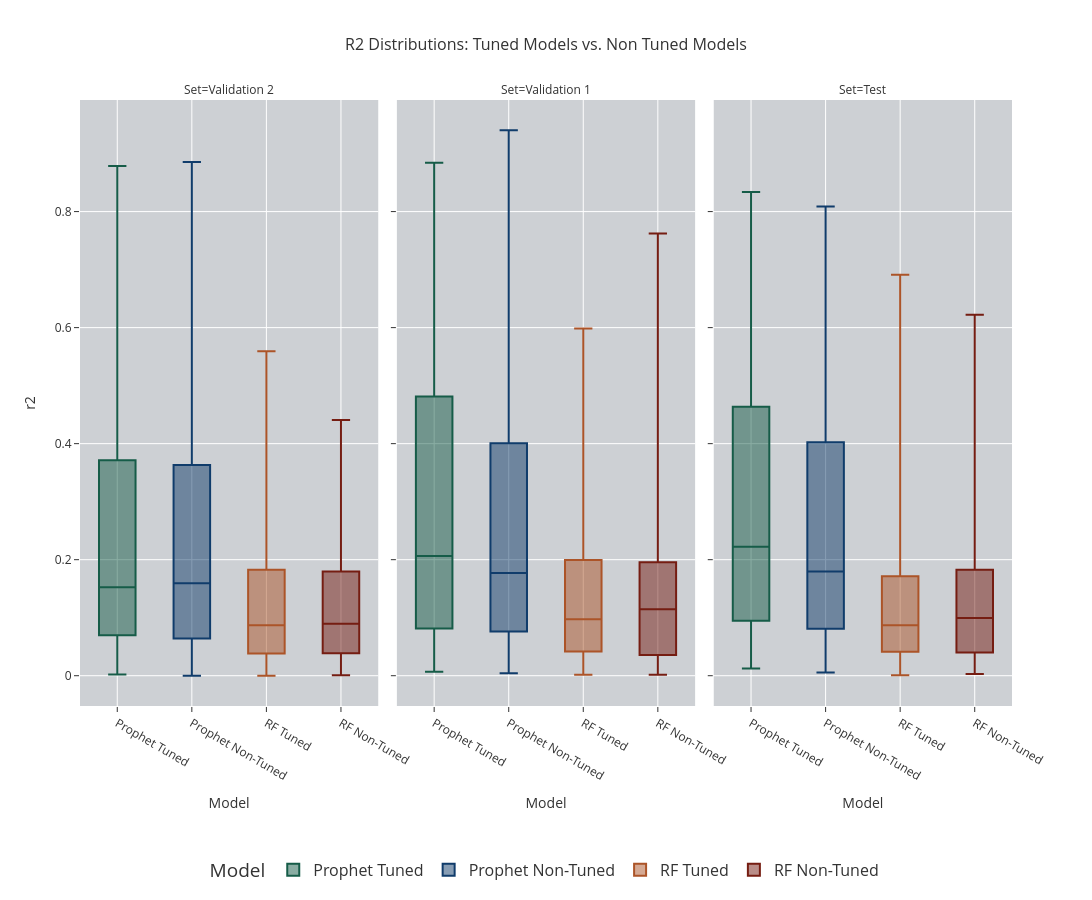

Notebook cell for this chart:
### Code cell
Box = px.box(
    title='R2 Distributions: Tuned Models vs. Non Tuned Models',
    data_frame=df_Metrics,
    x='Model',
    y='r2',
    width=1500,
    height=900,
    color='Model',
    color_discrete_map=color_discrete_map,
    template='ggplot2',
    facet_col='Set',
    points=False,
)

Box.update_layout(
     title_font=dict(size=16),  # Set the title font size
    font=dict(size=12),  # Set general font size for labels and axis titles
            hoverlabel=dict(
                font_size=20  # Set font size for hover data
            ),
             legend=dict(
                orientation='h',       
                yanchor='bottom',     
                y=-0.3,               
                xanchor='center',      
                 x=0.5,                 
                font=dict(size=16)     
            ),
            plot_bgcolor="#CDD0D4", 
)

Box.show()

### Figure 1 — Plotly figure (JSON) as saved in the notebook; plotly's stock layout.template omitted (floating-point values rounded to 4 significant figures; data arrays with more than 128 entries replaced by an {"elided": "..."} marker saying what was removed)
{"data": [{"alignmentgroup": "True", "boxpoints": false, "hovertemplate": "Model=%{x}<br>Set=Validation 2<br>r2=%{y}<extra></extra>", "legendgroup": "Prophet Tuned", "marker": {"color": "#165C48"}, "name": "Prophet Tuned", "notched": false, "offsetgroup": "Prophet Tuned", "orientation": "v", "showlegend": true, "type": "box", "x": {"elided": "141 str values"}, "x0": " ", "xaxis": "x", "y": {"elided": "141 float values"}, "y0": " ", "yaxis": "y"}, {"alignmentgroup": "True", "boxpoints": false, "hovertemplate": "Model=%{x}<br>Set=Validation 1<br>r2=%{y}<extra></extra>", "legendgroup": "Prophet Tuned", "marker": {"color": "#165C48"}, "name": "Prophet Tuned", "notched": false, "offsetgroup": "Prophet Tuned", "orientation": "v", "showlegend": false, "type": "box", "x": {"elided": "162 str values"}, "x0": " ", "xaxis": "x2", "y": {"elided": "162 float values"}, "y0": " ", "yaxis": "y2"}, {"alignmentgroup": "True", "boxpoints": false, "hovertemplate": "Model=%{x}<br>Set=Test<br>r2=%{y}<extra></extra>", "legendgroup": "Prophet Tuned", "marker": {"color": "#165C48"}, "name": "Prophet Tuned", "notched": false, "offsetgroup": "Prophet Tuned", "orientation": "v", "showlegend": false, "type": "box", "x": ["Prophet Tuned", "Prophet Tuned", "Prophet Tuned", "Prophet Tuned", "Prophet Tuned", "Prophet Tuned", "Prophet Tuned", "Prophet Tuned", "Prophet Tuned", "Prophet Tuned", "Prophet Tuned", "Prophet Tuned", "Prophet Tuned", "Prophet Tuned", "Prophet Tuned", "Prophet Tuned", "Prophet Tuned", "Prophet Tuned", "Prophet Tuned", "Prophet Tuned", "Prophet Tuned", "Prophet Tuned", "Prophet Tuned", "Prophet Tuned", "Prophet Tuned", "Prophet Tuned", "Prophet Tuned", "Prophet Tuned", "Prophet Tuned", "Prophet Tuned", "Prophet Tuned", "Prophet Tuned", "Prophet Tuned", "Prophet Tuned", "Prophet Tuned", "Prophet Tuned", "Prophet Tuned", "Prophet Tuned", "Prophet Tuned", "Prophet Tuned", "Prophet Tuned", "Prophet Tuned", "Prophet Tuned", "Prophet Tuned", "Prophet Tuned", "Prophet Tuned", "Prophet Tuned", "Prophet Tuned", "Prophet Tuned", "Prophet Tuned", "Prophet Tuned", "Prophet Tuned", "Prophet Tuned", "Prophet Tuned", "Prophet Tuned", "Prophet Tuned", "Prophet Tuned", "Prophet Tuned", "Prophet Tuned", "Prophet Tuned", "Prophet Tuned", "Prophet Tuned", "Prophet Tuned", "Prophet Tuned", "Prophet Tuned", "Prophet Tuned", "Prophet Tuned", "Prophet Tuned", "Prophet Tuned", "Prophet Tuned", "Prophet Tuned", "Prophet Tuned", "Prophet Tuned", "Prophet Tuned", "Prophet Tuned", "Prophet Tuned", "Prophet Tuned", "Prophet Tuned", "Prophet Tuned", "Prophet Tuned", "Prophet Tuned", "Prophet Tuned", "Prophet Tuned", "Prophet Tuned", "Prophet Tuned", "Prophet Tuned", "Prophet Tuned", "Prophet Tuned"], "x0": " ", "xaxis": "x3", "y": [0.4035, 0.1466, 0.5455, 0.01948, 0.01353, 0.2537, 0.1064, 0.02274, 0.05167, 0.2841, 0.7745, 0.8254, 0.1988, 0.223, 0.7229, 0.3168, 0.01231, 0.2032, 0.04144, 0.1636, 0.1231, 0.5789, 0.06691, 0.4376, 0.0162, 0.8336, 0.4083, 0.4651, 0.8042, 0.7727, 0.1978, 0.1896, 0.3894, 0.6651, 0.4618, 0.229, 0.6272, 0.1, 0.7886, 0.07667, 0.02616, 0.09568, 0.5704, 0.22, 0.3241, 0.6705, 0.0858, 0.2522, 0.1433, 0.6007, 0.01632, 0.02158, 0.06432, 0.0374, 0.1851, 0.05432, 0.1249, 0.7124, 0.2556, 0.7934, 0.1149, 0.09408, 0.3279, 0.3246, 0.09126, 0.2708, 0.06103, 0.1192, 0.5515, 0.1161, 0.4353, 0.5846, 0.6837, 0.03719, 0.7622, 0.139, 0.2559, 0.07361, 0.1964, 0.02801, 0.333, 0.2486, 0.15, 0.138, 0.376, 0.2213, 0.2656, 0.5861], "y0": " ", "yaxis": "y3"}, {"alignmentgroup": "True", "boxpoints": false, "hovertemplate": "Model=%{x}<br>Set=Validation 2<br>r2=%{y}<extra></extra>", "legendgroup": "Prophet Non-Tuned", "marker": {"color": "#103C6B"}, "name": "Prophet Non-Tuned", "notched": false, "offsetgroup": "Prophet Non-Tuned", "orientation": "v", "showlegend": true, "type": "box", "x": {"elided": "151 str values"}, "x0": " ", "xaxis": "x", "y": {"elided": "151 float values"}, "y0": " ", "yaxis": "y"}, {"alignmentgroup": "True", "boxpoints": false, "hovertemplate": "Model=%{x}<br>Set=Validation 1<br>r2=%{y}<extra></extra>", "legendgroup": "Prophet Non-Tuned", "marker": {"color": "#103C6B"}, "name": "Prophet Non-Tuned", "notched": false, "offsetgroup": "Prophet Non-Tuned", "orientation": "v", "showlegend": false, "type": "box", "x": {"elided": "164 str values"}, "x0": " ", "xaxis": "x2", "y": {"elided": "164 float values"}, "y0": " ", "yaxis": "y2"}, {"alignmentgroup": "True", "boxpoints": false, "hovertemplate": "Model=%{x}<br>Set=Test<br>r2=%{y}<extra></extra>", "legendgroup": "Prophet Non-Tuned", "marker": {"color": "#103C6B"}, "name": "Prophet Non-Tuned", "notched": false, "offsetgroup": "Prophet Non-Tuned", "orientation": "v", "showlegend": false, "type": "box", "x": ["Prophet Non-Tuned", "Prophet Non-Tuned", "Prophet Non-Tuned", "Prophet Non-Tuned", "Prophet Non-Tuned", "Prophet Non-Tuned", "Prophet Non-Tuned", "Prophet Non-Tuned", "Prophet Non-Tuned", "Prophet Non-Tuned", "Prophet Non-Tuned", "Prophet Non-Tuned", "Prophet Non-Tuned", "Prophet Non-Tuned", "Prophet Non-Tuned", "Prophet Non-Tuned", "Prophet Non-Tuned", "Prophet Non-Tuned", "Prophet Non-Tuned", "Prophet Non-Tuned", "Prophet Non-Tuned", "Prophet Non-Tuned", "Prophet Non-Tuned", "Prophet Non-Tuned", "Prophet Non-Tuned", "Prophet Non-Tuned", "Prophet Non-Tuned", "Prophet Non-Tuned", "Prophet Non-Tuned", "Prophet Non-Tuned", "Prophet Non-Tuned", "Prophet Non-Tuned", "Prophet Non-Tuned", "Prophet Non-Tuned", "Prophet Non-Tuned", "Prophet Non-Tuned", "Prophet Non-Tuned", "Prophet Non-Tuned", "Prophet Non-Tuned", "Prophet Non-Tuned", "Prophet Non-Tuned", "Prophet Non-Tuned", "Prophet Non-Tuned", "Prophet Non-Tuned", "Prophet Non-Tuned", "Prophet Non-Tuned", "Prophet Non-Tuned", "Prophet Non-Tuned", "Prophet Non-Tuned", "Prophet Non-Tuned", "Prophet Non-Tuned", "Prophet Non-Tuned", "Prophet Non-Tuned", "Prophet Non-Tuned", "Prophet Non-Tuned", "Prophet Non-Tuned", "Prophet Non-Tuned", "Prophet Non-Tuned", "Prophet Non-Tuned", "Prophet Non-Tuned", "Prophet Non-Tuned", "Prophet Non-Tuned", "Prophet Non-Tuned", "Prophet Non-Tuned", "Prophet Non-Tuned", "Prophet Non-Tuned", "Prophet Non-Tuned", "Prophet Non-Tuned", "Prophet Non-Tuned", "Prophet Non-Tuned", "Prophet Non-Tuned", "Prophet Non-Tuned", "Prophet Non-Tuned", "Prophet Non-Tuned", "Prophet Non-Tuned", "Prophet Non-Tuned", "Prophet Non-Tuned", "Prophet Non-Tuned", "Prophet Non-Tuned", "Prophet Non-Tuned", "Prophet Non-Tuned", "Prophet Non-Tuned", "Prophet Non-Tuned", "Prophet Non-Tuned", "Prophet Non-Tuned", "Prophet Non-Tuned", "Prophet Non-Tuned", "Prophet Non-Tuned", "Prophet Non-Tuned", "Prophet Non-Tuned", "Prophet Non-Tuned", "Prophet Non-Tuned", "Prophet Non-Tuned", "Prophet Non-Tuned", "Prophet Non-Tuned", "Prophet Non-Tuned", "Prophet Non-Tuned", "Prophet Non-Tuned", "Prophet Non-Tuned", "Prophet Non-Tuned", "Prophet Non-Tuned", "Prophet Non-Tuned", "Prophet Non-Tuned", "Prophet Non-Tuned", "Prophet Non-Tuned", "Prophet Non-Tuned", "Prophet Non-Tuned", "Prophet Non-Tuned", "Prophet Non-Tuned", "Prophet Non-Tuned", "Prophet Non-Tuned"], "x0": " ", "xaxis": "x3", "y": [0.4186, 0.09002, 0.01388, 0.1355, 0.4272, 0.1797, 0.754, 0.3653, 0.8063, 0.06679, 0.07427, 0.224, 0.1708, 0.621, 0.3549, 0.3351, 0.2986, 0.08644, 0.1488, 0.3419, 0.5967, 0.08316, 0.1358, 0.02449, 0.1541, 0.03138, 0.03331, 0.5703, 0.03697, 0.8088, 0.1472, 0.1745, 0.4893, 0.7851, 0.1336, 0.1511, 0.1085, 0.1767, 0.3819, 0.01631, 0.3461, 0.2061, 0.4713, 0.0664, 0.754, 0.0711, 0.3119, 0.156, 0.2454, 0.3289, 0.4649, 0.6537, 0.1908, 0.3145, 0.6886, 0.08072, 0.2643, 0.07929, 0.2515, 0.08256, 0.07332, 0.06187, 0.4475, 0.01472, 0.05301, 0.3222, 0.06395, 0.2386, 0.005377, 0.1421, 0.7258, 0.007417, 0.7871, 0.4743, 0.08248, 0.07802, 0.2679, 0.363, 0.1131, 0.2201, 0.4668, 0.3738, 0.5738, 0.5882, 0.2919, 0.07554, 0.5589, 0.1086, 0.0688, 0.7625, 0.08533, 0.1078, 0.1588, 0.02213, 0.006062, 0.1939, 0.01393, 0.3891, 0.4173, 0.1492, 0.3017, 0.06993, 0.07484, 0.08378, 0.4068, 0.2139, 0.01307, 0.4116, 0.106, 0.6357, 0.08378], "y0": " ", "yaxis": "y3"}, {"alignmentgroup": "True", "boxpoints": false, "hovertemplate": "Model=%{x}<br>Set=Validation 2<br>r2=%{y}<extra></extra>", "legendgroup": "RF Tuned", "marker": {"color": "#AC5428"}, "name": "RF Tuned", "notched": false, "offsetgroup": "RF Tuned", "orientation": "v", "showlegend": true, "type": "box", "x": ["RF Tuned", "RF Tuned", "RF Tuned", "RF Tuned", "RF Tuned", "RF Tuned", "RF Tuned", "RF Tuned", "RF Tuned", "RF Tuned", "RF Tuned", "RF Tuned", "RF Tuned", "RF Tuned", "RF Tuned", "RF Tuned", "RF Tuned", "RF Tuned", "RF Tuned", "RF Tuned", "RF Tuned", "RF Tuned", "RF Tuned", "RF Tuned", "RF Tuned", "RF Tuned", "RF Tuned", "RF Tuned", "RF Tuned", "RF Tuned", "RF Tuned", "RF Tuned", "RF Tuned", "RF Tuned", "RF Tuned", "RF Tuned", "RF Tuned", "RF Tuned", "RF Tuned", "RF Tuned", "RF Tuned", "RF Tuned", "RF Tuned", "RF Tuned", "RF Tuned", "RF Tuned", "RF Tuned", "RF Tuned", "RF Tuned", "RF Tuned", "RF Tuned", "RF Tuned", "RF Tuned", "RF Tuned", "RF Tuned", "RF Tuned", "RF Tuned", "RF Tuned", "RF Tuned", "RF Tuned", "RF Tuned", "RF Tuned", "RF Tuned", "RF Tuned", "RF Tuned", "RF Tuned", "RF Tuned", "RF Tuned", "RF Tuned", "RF Tuned", "RF Tuned", "RF Tuned", "RF Tuned", "RF Tuned", "RF Tuned", "RF Tuned", "RF Tuned", "RF Tuned", "RF Tuned", "RF Tuned", "RF Tuned", "RF Tuned", "RF Tuned", "RF Tuned", "RF Tuned", "RF Tuned", "RF Tuned", "RF Tuned", "RF Tuned", "RF Tuned", "RF Tuned", "RF Tuned", "RF Tuned", "RF Tuned", "RF Tuned", "RF Tuned", "RF Tuned", "RF Tuned", "RF Tuned", "RF Tuned", "RF Tuned", "RF Tuned", "RF Tuned", "RF Tuned", "RF Tuned", "RF Tuned", "RF Tuned", "RF Tuned", "RF Tuned", "RF Tuned", "RF Tuned", "RF Tuned", "RF Tuned", "RF Tuned", "RF Tuned", "RF Tuned", "RF Tuned", "RF Tuned"], "x0": " ", "xaxis": "x", "y": [1.791e-05, 0.2799, 0.3211, 0.05632, 0.03682, 0.0002432, 0.03976, 0.1997, 0.1397, 0.0875, 0.01435, 0.08684, 0.06482, 0.1188, 0.1727, 0.4084, 0.03347, 0.003936, 0.3029, 0.3047, 0.346, 0.09363, 0.0152, 0.09721, 0.04742, 0.05209, 0.005172, 0.1287, 0.1226, 0.08557, 0.1123, 0.06201, 0.07135, 0.1757, 0.1898, 0.2844, 0.01051, 0.1923, 0.1076, 0.2988, 0.04468, 0.08605, 0.01391, 0.02813, 0.01601, 0.003297, 0.1827, 0.282, 0.2581, 0.3595, 0.1924, 0.1063, 0.004532, 0.1145, 0.08838, 0.1883, 0.2427, 0.04184, 0.009329, 0.03742, 0.1191, 0.01084, 0.04648, 0.163, 0.1046, 0.2795, 0.07506, 0.09696, 0.05701, 0.5591, 0.1298, 0.03185, 0.06064, 0.2604, 0.03791, 0.2102, 0.05889, 0.02618, 0.07183, 0.08755, 0.04909, 0.005086, 0.03831, 0.07164, 0.1396, 0.0157, 0.03989, 0.03662, 0.02982, 0.2361, 0.08704, 0.3679, 0.4866, 0.04376, 0.1484, 0.0984, 0.1429, 0.1235, 0.3068, 0.02075, 0.1758, 0.2222, 0.01951, 0.07167, 0.3598, 0.2655, 0.2245, 0.01471, 0.04588, 0.08562, 0.05688, 0.04912, 0.1801, 0.07796, 0.1656, 0.01861, 0.006441, 0.08255], "y0": " ", "yaxis": "y"}, {"alignmentgroup": "True", "boxpoints": false, "hovertemplate": "Model=%{x}<br>Set=Validation 1<br>r2=%{y}<extra></extra>", "legendgroup": "RF Tuned", "marker": {"color": "#AC5428"}, "name": "RF Tuned", "notched": false, "offsetgroup": "RF Tuned", "orientation": "v", "showlegend": false, "type": "box", "x": ["RF Tuned", "RF Tuned", "RF Tuned", "RF Tuned", "RF Tuned", "RF Tuned", "RF Tuned", "RF Tuned", "RF Tuned", "RF Tuned", "RF Tuned", "RF Tuned", "RF Tuned", "RF Tuned", "RF Tuned", "RF Tuned", "RF Tuned", "RF Tuned", "RF Tuned", "RF Tuned", "RF Tuned", "RF Tuned", "RF Tuned", "RF Tuned", "RF Tuned", "RF Tuned", "RF Tuned", "RF Tuned", "RF Tuned", "RF Tuned", "RF Tuned", "RF Tuned", "RF Tuned", "RF Tuned", "RF Tuned", "RF Tuned", "RF Tuned", "RF Tuned", "RF Tuned", "RF Tuned", "RF Tuned", "RF Tuned", "RF Tuned", "RF Tuned", "RF Tuned", "RF Tuned", "RF Tuned", "RF Tuned", "RF Tuned", "RF Tuned", "RF Tuned", "RF Tuned", "RF Tuned", "RF Tuned", "RF Tuned", "RF Tuned", "RF Tuned", "RF Tuned", "RF Tuned", "RF Tuned", "RF Tuned", "RF Tuned", "RF Tuned", "RF Tuned", "RF Tuned", "RF Tuned", "RF Tuned", "RF Tuned", "RF Tuned", "RF Tuned", "RF Tuned", "RF Tuned", "RF Tuned", "RF Tuned", "RF Tuned", "RF Tuned", "RF Tuned", "RF Tuned", "RF Tuned", "RF Tuned", "RF Tuned", "RF Tuned", "RF Tuned", "RF Tuned", "RF Tuned", "RF Tuned", "RF Tuned", "RF Tuned", "RF Tuned", "RF Tuned", "RF Tuned", "RF Tuned", "RF Tuned", "RF Tuned", "RF Tuned", "RF Tuned", "RF Tuned", "RF Tuned", "RF Tuned", "RF Tuned", "RF Tuned", "RF Tuned", "RF Tuned", "RF Tuned", "RF Tuned", "RF Tuned", "RF Tuned", "RF Tuned", "RF Tuned", "RF Tuned", "RF Tuned"], "x0": " ", "xaxis": "x2", "y": [0.003873, 0.04487, 0.05637, 0.5169, 0.1304, 0.1362, 0.2006, 0.1206, 0.05369, 0.02741, 0.2122, 0.1857, 0.209, 0.02554, 0.1128, 0.2201, 0.0519, 0.05849, 0.4861, 0.0572, 0.2684, 0.03569, 0.1226, 0.1782, 0.04817, 0.02305, 0.1643, 0.2876, 0.02506, 0.1539, 0.1933, 0.06444, 0.04296, 0.01417, 0.198, 0.03569, 0.278, 0.001681, 0.159, 0.3062, 0.2142, 0.0137, 0.1168, 0.1879, 0.2889, 0.3083, 0.01607, 0.2454, 0.08066, 0.2176, 0.0631, 0.1609, 0.2626, 0.05173, 0.05077, 0.04348, 0.07859, 0.05749, 0.01121, 0.1153, 0.02794, 0.1582, 0.09407, 0.1268, 0.009965, 0.00242, 0.1439, 0.09044, 0.06585, 0.08335, 0.2098, 0.03376, 0.006339, 0.3177, 0.2645, 0.1863, 0.1385, 0.07753, 0.1555, 0.4897, 0.06845, 0.006045, 0.3788, 0.5775, 0.0413, 0.04556, 0.3327, 0.1834, 0.2106, 0.01403, 0.5987, 0.005045, 0.05777, 0.06198, 0.2582, 0.0788, 0.09617, 0.1328, 0.02511, 0.0187, 0.1999, 0.1038, 0.02106, 0.01845, 0.001613, 0.03317, 0.09957, 0.2441, 0.00723, 0.0974, 0.1513], "y0": " ", "yaxis": "y2"}, {"alignmentgroup": "True", "boxpoints": false, "hovertemplate": "Model=%{x}<br>Set=Test<br>r2=%{y}<extra></extra>", "legendgroup": "RF Tuned", "marker": {"color": "#AC5428"}, "name": "RF Tuned", "notched": false, "offsetgroup": "RF Tuned", "orientation": "v", "showlegend": false, "type": "box", "x": ["RF Tuned", "RF Tuned", "RF Tuned", "RF Tuned", "RF Tuned", "RF Tuned", "RF Tuned", "RF Tuned", "RF Tuned", "RF Tuned", "RF Tuned", "RF Tuned", "RF Tuned", "RF Tuned", "RF Tuned", "RF Tuned", "RF Tuned", "RF Tuned", "RF Tuned", "RF Tuned", "RF Tuned", "RF Tuned", "RF Tuned", "RF Tuned", "RF Tuned", "RF Tuned", "RF Tuned", "RF Tuned", "RF Tuned", "RF Tuned", "RF Tuned", "RF Tuned", "RF Tuned", "RF Tuned", "RF Tuned", "RF Tuned", "RF Tuned", "RF Tuned", "RF Tuned", "RF Tuned", "RF Tuned", "RF Tuned", "RF Tuned", "RF Tuned", "RF Tuned", "RF Tuned", "RF Tuned", "RF Tuned", "RF Tuned", "RF Tuned", "RF Tuned", "RF Tuned", "RF Tuned", "RF Tuned", "RF Tuned", "RF Tuned", "RF Tuned", "RF Tuned", "RF Tuned", "RF Tuned", "RF Tuned", "RF Tuned", "RF Tuned", "RF Tuned", "RF Tuned", "RF Tuned", "RF Tuned", "RF Tuned", "RF Tuned", "RF Tuned", "RF Tuned", "RF Tuned", "RF Tuned", "RF Tuned", "RF Tuned", "RF Tuned", "RF Tuned", "RF Tuned", "RF Tuned", "RF Tuned", "RF Tuned", "RF Tuned", "RF Tuned", "RF Tuned", "RF Tuned", "RF Tuned", "RF Tuned", "RF Tuned", "RF Tuned", "RF Tuned", "RF Tuned", "RF Tuned", "RF Tuned", "RF Tuned", "RF Tuned", "RF Tuned", "RF Tuned", "RF Tuned", "RF Tuned", "RF Tuned", "RF Tuned", "RF Tuned", "RF Tuned", "RF Tuned", "RF Tuned", "RF Tuned"], "x0": " ", "xaxis": "x3", "y": [0.4612, 0.2102, 0.05839, 0.203, 0.05221, 0.02159, 0.0361, 0.0605, 0.003248, 0.1141, 0.1029, 0.2118, 0.00173, 0.04255, 0.2981, 0.691, 0.0396, 0.6362, 0.1714, 0.04386, 0.1565, 0.2955, 0.0115, 0.04196, 0.05748, 0.0132, 0.06989, 0.5912, 0.01391, 0.002146, 0.1114, 0.1494, 0.1889, 0.1271, 0.009681, 0.01728, 0.1468, 0.0857, 0.2264, 0.07933, 0.08817, 0.1563, 0.05377, 0.09057, 0.09716, 0.08993, 0.1428, 0.005937, 0.08372, 0.01002, 0.03121, 0.04523, 0.05178, 0.03376, 0.04694, 0.2057, 0.09384, 0.107, 0.09255, 0.0575, 0.1316, 0.03535, 0.05768, 0.03177, 0.1055, 0.2685, 0.1922, 0.3361, 0.06441, 0.0007752, 0.01481, 0.1053, 0.0452, 0.05513, 0.0105, 0.3835, 0.1809, 0.5938, 0.02479, 0.5266, 0.04562, 0.09651, 0.02756, 0.1306, 0.02449, 0.1356, 0.04125, 0.06533, 0.1301, 0.1832, 0.4103, 0.3228, 0.02813, 0.03622, 0.1654, 0.136, 0.228, 0.01056, 0.07293, 0.1066, 0.3781, 0.07691, 0.2511, 0.6449, 0.04144, 0.05919], "y0": " ", "yaxis": "y3"}, {"alignmentgroup": "True", "boxpoints": false, "hovertemplate": "Model=%{x}<br>Set=Validation 2<br>r2=%{y}<extra></extra>", "legendgroup": "RF Non-Tuned", "marker": {"color": "#751D12"}, "name": "RF Non-Tuned", "notched": false, "offsetgroup": "RF Non-Tuned", "orientation": "v", "showlegend": true, "type": "box", "x": ["RF Non-Tuned", "RF Non-Tuned", "RF Non-Tuned", "RF Non-Tuned", "RF Non-Tuned", "RF Non-Tuned", "RF Non-Tuned", "RF Non-Tuned", "RF Non-Tuned", "RF Non-Tuned", "RF Non-Tuned", "RF Non-Tuned", "RF Non-Tuned", "RF Non-Tuned", "RF Non-Tuned", "RF Non-Tuned", "RF Non-Tuned", "RF Non-Tuned", "RF Non-Tuned", "RF Non-Tuned", "RF Non-Tuned", "RF Non-Tuned", "RF Non-Tuned", "RF Non-Tuned", "RF Non-Tuned", "RF Non-Tuned", "RF Non-Tuned", "RF Non-Tuned", "RF Non-Tuned", "RF Non-Tuned", "RF Non-Tuned", "RF Non-Tuned", "RF Non-Tuned", "RF Non-Tuned", "RF Non-Tuned", "RF Non-Tuned", "RF Non-Tuned", "RF Non-Tuned", "RF Non-Tuned", "RF Non-Tuned", "RF Non-Tuned", "RF Non-Tuned", "RF Non-Tuned", "RF Non-Tuned", "RF Non-Tuned", "RF Non-Tuned", "RF Non-Tuned", "RF Non-Tuned", "RF Non-Tuned", "RF Non-Tuned", "RF Non-Tuned", "RF Non-Tuned", "RF Non-Tuned", "RF Non-Tuned", "RF Non-Tuned", "RF Non-Tuned", "RF Non-Tuned", "RF Non-Tuned", "RF Non-Tuned", "RF Non-Tuned", "RF Non-Tuned", "RF Non-Tuned", "RF Non-Tuned", "RF Non-Tuned", "RF Non-Tuned", "RF Non-Tuned", "RF Non-Tuned", "RF Non-Tuned", "RF Non-Tuned", "RF Non-Tuned", "RF Non-Tuned", "RF Non-Tuned", "RF Non-Tuned", "RF Non-Tuned", "RF Non-Tuned", "RF Non-Tuned", "RF Non-Tuned", "RF Non-Tuned", "RF Non-Tuned", "RF Non-Tuned", "RF Non-Tuned", "RF Non-Tuned", "RF Non-Tuned", "RF Non-Tuned", "RF Non-Tuned", "RF Non-Tuned", "RF Non-Tuned", "RF Non-Tuned", "RF Non-Tuned", "RF Non-Tuned", "RF Non-Tuned", "RF Non-Tuned", "RF Non-Tuned", "RF Non-Tuned", "RF Non-Tuned", "RF Non-Tuned", "RF Non-Tuned", "RF Non-Tuned", "RF Non-Tuned", "RF Non-Tuned", "RF Non-Tuned"], "x0": " ", "xaxis": "x", "y": [0.04843, 0.04958, 0.1537, 0.09505, 0.001332, 0.03929, 0.01308, 0.006204, 0.04684, 0.2527, 0.1835, 0.1311, 0.01106, 0.1749, 0.4408, 0.1034, 0.2001, 0.3511, 0.3361, 0.1038, 0.1054, 0.03895, 0.05656, 0.03354, 0.03593, 0.0109, 0.1017, 0.04527, 0.09407, 0.03001, 0.03157, 0.003026, 0.3255, 0.002147, 0.0285, 0.02773, 0.07497, 0.05718, 0.1317, 0.02951, 0.03569, 0.2635, 0.3378, 0.3628, 0.2148, 0.1785, 0.0008191, 0.07909, 0.2998, 0.05225, 0.1196, 0.1669, 0.02949, 0.01933, 0.004242, 0.1041, 0.1886, 0.1993, 0.2504, 0.1049, 0.03732, 0.2376, 0.09643, 0.09483, 0.2465, 0.06752, 0.0624, 0.05497, 0.2912, 0.05117, 0.03727, 0.1453, 0.04623, 0.2079, 0.02266, 0.1861, 0.1269, 0.3167, 0.2801, 0.05552, 0.1364, 0.1193, 0.04591, 0.07785, 0.1716, 0.1523, 0.07841, 0.3374, 0.2546, 0.02552, 0.04922, 0.0568, 0.03529, 0.08964, 0.1391, 0.06989, 0.08793, 0.1068, 0.2237, 0.02573, 0.06877], "y0": " ", "yaxis": "y"}, {"alignmentgroup": "True", "boxpoints": false, "hovertemplate": "Model=%{x}<br>Set=Validation 1<br>r2=%{y}<extra></extra>", "legendgroup": "RF Non-Tuned", "marker": {"color": "#751D12"}, "name": "RF Non-Tuned", "notched": false, "offsetgroup": "RF Non-Tuned", "orientation": "v", "showlegend": false, "type": "box", "x": ["RF Non-Tuned", "RF Non-Tuned", "RF Non-Tuned", "RF Non-Tuned", "RF Non-Tuned", "RF Non-Tuned", "RF Non-Tuned", "RF Non-Tuned", "RF Non-Tuned", "RF Non-Tuned", "RF Non-Tuned", "RF Non-Tuned", "RF Non-Tuned", "RF Non-Tuned", "RF Non-Tuned", "RF Non-Tuned", "RF Non-Tuned", "RF Non-Tuned", "RF Non-Tuned", "RF Non-Tuned", "RF Non-Tuned", "RF Non-Tuned", "RF Non-Tuned", "RF Non-Tuned", "RF Non-Tuned", "RF Non-Tuned", "RF Non-Tuned", "RF Non-Tuned", "RF Non-Tuned", "RF Non-Tuned", "RF Non-Tuned", "RF Non-Tuned", "RF Non-Tuned", "RF Non-Tuned", "RF Non-Tuned", "RF Non-Tuned", "RF Non-Tuned", "RF Non-Tuned", "RF Non-Tuned", "RF Non-Tuned", "RF Non-Tuned", "RF Non-Tuned", "RF Non-Tuned", "RF Non-Tuned", "RF Non-Tuned", "RF Non-Tuned", "RF Non-Tuned", "RF Non-Tuned", "RF Non-Tuned", "RF Non-Tuned", "RF Non-Tuned", "RF Non-Tuned", "RF Non-Tuned", "RF Non-Tuned", "RF Non-Tuned", "RF Non-Tuned", "RF Non-Tuned", "RF Non-Tuned", "RF Non-Tuned", "RF Non-Tuned", "RF Non-Tuned", "RF Non-Tuned", "RF Non-Tuned", "RF Non-Tuned", "RF Non-Tuned", "RF Non-Tuned", "RF Non-Tuned", "RF Non-Tuned", "RF Non-Tuned", "RF Non-Tuned", "RF Non-Tuned", "RF Non-Tuned", "RF Non-Tuned", "RF Non-Tuned", "RF Non-Tuned", "RF Non-Tuned", "RF Non-Tuned", "RF Non-Tuned", "RF Non-Tuned", "RF Non-Tuned", "RF Non-Tuned", "RF Non-Tuned", "RF Non-Tuned", "RF Non-Tuned", "RF Non-Tuned", "RF Non-Tuned", "RF Non-Tuned", "RF Non-Tuned", "RF Non-Tuned", "RF Non-Tuned", "RF Non-Tuned", "RF Non-Tuned", "RF Non-Tuned", "RF Non-Tuned", "RF Non-Tuned", "RF Non-Tuned", "RF Non-Tuned", "RF Non-Tuned", "RF Non-Tuned", "RF Non-Tuned", "RF Non-Tuned", "RF Non-Tuned", "RF Non-Tuned"], "x0": " ", "xaxis": "x2", "y": [0.06111, 0.01728, 0.4937, 0.003591, 0.1346, 0.1507, 0.1146, 0.05008, 0.1962, 0.1603, 0.2032, 0.08533, 0.0229, 0.1243, 0.04034, 0.1739, 0.1696, 0.2482, 0.03468, 0.2942, 0.2143, 0.004636, 0.209, 0.02446, 0.1874, 0.06305, 0.1376, 0.02212, 0.1993, 0.02188, 0.03347, 0.198, 0.1866, 0.2401, 0.007949, 0.239, 0.01356, 0.1632, 0.03579, 0.02033, 0.06393, 0.2519, 0.1926, 0.07415, 0.1594, 0.1696, 0.1335, 0.08329, 0.02435, 0.01295, 0.2136, 0.03184, 0.185, 0.001874, 0.1602, 0.2656, 0.4903, 0.04854, 0.1448, 0.04401, 0.01286, 0.05197, 0.07113, 0.05831, 0.001678, 0.05963, 0.1277, 0.06455, 0.03449, 0.08422, 0.01573, 0.04881, 0.06672, 0.2711, 0.3529, 0.176, 0.06082, 0.6516, 0.02339, 0.03559, 0.6761, 0.028, 0.1928, 0.2823, 0.1447, 0.2723, 0.1485, 0.09368, 0.7621, 0.03591, 0.03633, 0.0442, 0.3283, 0.02245, 0.1283, 0.08778, 0.1706, 0.01878, 0.2021, 0.3108, 0.3923, 0.06631, 0.1912], "y0": " ", "yaxis": "y2"}, {"alignmentgroup": "True", "boxpoints": false, "hovertemplate": "Model=%{x}<br>Set=Test<br>r2=%{y}<extra></extra>", "legendgroup": "RF Non-Tuned", "marker": {"color": "#751D12"}, "name": "RF Non-Tuned", "notched": false, "offsetgroup": "RF Non-Tuned", "orientation": "v", "showlegend": false, "type": "box", "x": ["RF Non-Tuned", "RF Non-Tuned", "RF Non-Tuned", "RF Non-Tuned", "RF Non-Tuned", "RF Non-Tuned", "RF Non-Tuned", "RF Non-Tuned", "RF Non-Tuned", "RF Non-Tuned", "RF Non-Tuned", "RF Non-Tuned", "RF Non-Tuned", "RF Non-Tuned", "RF Non-Tuned", "RF Non-Tuned", "RF Non-Tuned", "RF Non-Tuned", "RF Non-Tuned", "RF Non-Tuned", "RF Non-Tuned", "RF Non-Tuned", "RF Non-Tuned", "RF Non-Tuned", "RF Non-Tuned", "RF Non-Tuned", "RF Non-Tuned", "RF Non-Tuned", "RF Non-Tuned", "RF Non-Tuned", "RF Non-Tuned", "RF Non-Tuned", "RF Non-Tuned", "RF Non-Tuned", "RF Non-Tuned", "RF Non-Tuned", "RF Non-Tuned", "RF Non-Tuned", "RF Non-Tuned", "RF Non-Tuned", "RF Non-Tuned", "RF Non-Tuned", "RF Non-Tuned", "RF Non-Tuned", "RF Non-Tuned", "RF Non-Tuned", "RF Non-Tuned", "RF Non-Tuned", "RF Non-Tuned", "RF Non-Tuned", "RF Non-Tuned", "RF Non-Tuned", "RF Non-Tuned", "RF Non-Tuned", "RF Non-Tuned", "RF Non-Tuned", "RF Non-Tuned", "RF Non-Tuned", "RF Non-Tuned", "RF Non-Tuned", "RF Non-Tuned", "RF Non-Tuned", "RF Non-Tuned", "RF Non-Tuned", "RF Non-Tuned", "RF Non-Tuned", "RF Non-Tuned", "RF Non-Tuned", "RF Non-Tuned", "RF Non-Tuned", "RF Non-Tuned", "RF Non-Tuned", "RF Non-Tuned", "RF Non-Tuned", "RF Non-Tuned", "RF Non-Tuned", "RF Non-Tuned", "RF Non-Tuned", "RF Non-Tuned", "RF Non-Tuned", "RF Non-Tuned", "RF Non-Tuned", "RF Non-Tuned", "RF Non-Tuned", "RF Non-Tuned", "RF Non-Tuned", "RF Non-Tuned", "RF Non-Tuned", "RF Non-Tuned", "RF Non-Tuned", "RF Non-Tuned", "RF Non-Tuned", "RF Non-Tuned", "RF Non-Tuned"], "x0": " ", "xaxis": "x3", "y": [0.2652, 0.3452, 0.1733, 0.1827, 0.02346, 0.08159, 0.05672, 0.03187, 0.04143, 0.03628, 0.06885, 0.0688, 0.234, 0.4449, 0.04998, 0.6023, 0.2102, 0.234, 0.07221, 0.04454, 0.01877, 0.5532, 0.1179, 0.005075, 0.1321, 0.1128, 0.1728, 0.1575, 0.05597, 0.09752, 0.1336, 0.02361, 0.1641, 0.06032, 0.1082, 0.09855, 0.03278, 0.1095, 0.04553, 0.1264, 0.02513, 0.03948, 0.006031, 0.02833, 0.222, 0.1082, 0.1492, 0.07186, 0.03988, 0.02984, 0.6221, 0.08872, 0.02262, 0.04087, 0.3489, 0.4001, 0.3643, 0.02573, 0.1262, 0.05243, 0.01853, 0.1624, 0.2611, 0.1978, 0.1462, 0.492, 0.3776, 0.1339, 0.08253, 0.02787, 0.01572, 0.002928, 0.1762, 0.01455, 0.1052, 0.04036, 0.1001, 0.06608, 0.01795, 0.3464, 0.218, 0.02842, 0.05833, 0.1265, 0.184, 0.2654, 0.06949, 0.1307, 0.5069, 0.03254, 0.1275, 0.5786, 0.03077, 0.07704], "y0": " ", "yaxis": "y3"}], "layout": {"annotations": [{"font": {}, "showarrow": false, "text": "Set=Validation 2", "x": 0.16, "xanchor": "center", "xref": "paper", "y": 1, "yanchor": "bottom", "yref": "paper"}, {"font": {}, "showarrow": false, "text": "Set=Validation 1", "x": 0.5, "xanchor": "center", "xref": "paper", "y": 1, "yanchor": "bottom", "yref": "paper"}, {"font": {}, "showarrow": false, "text": "Set=Test", "x": 0.84, "xanchor": "center", "xref": "paper", "y": 1, "yanchor": "bottom", "yref": "paper"}], "boxmode": "overlay", "font": {"size": 12}, "height": 900, "hoverlabel": {"font": {"size": 20}}, "legend": {"font": {"size": 16}, "orientation": "h", "title": {"text": "Model"}, "tracegroupgap": 0, "x": 0.5, "xanchor": "center", "y": -0.3, "yanchor": "bottom"}, "plot_bgcolor": "#CDD0D4", "title": {"font": {"size": 16}, "text": "R2 Distributions: Tuned Models vs. Non Tuned Models"}, "width": 1500, "xaxis": {"anchor": "y", "categoryarray": ["Prophet Tuned", "Prophet Non-Tuned", "RF Tuned", "RF Non-Tuned"], "categoryorder": "array", "domain": [0, 0.32], "title": {"text": "Model"}}, "xaxis2": {"anchor": "y2", "categoryarray": ["Prophet Tuned", "Prophet Non-Tuned", "RF Tuned", "RF Non-Tuned"], "categoryorder": "array", "domain": [0.34, 0.66], "matches": "x", "title": {"text": "Model"}}, "xaxis3": {"anchor": "y3", "categoryarray": ["Prophet Tuned", "Prophet Non-Tuned", "RF Tuned", "RF Non-Tuned"], "categoryorder": "array", "domain": [0.68, 1.0], "matches": "x", "title": {"text": "Model"}}, "yaxis": {"anchor": "x", "domain": [0, 1], "title": {"text": "r2"}}, "yaxis2": {"anchor": "x2", "domain": [0, 1], "matches": "y", "showticklabels": false}, "yaxis3": {"anchor": "x3", "domain": [0, 1], "matches": "y", "showticklabels": false}}}
